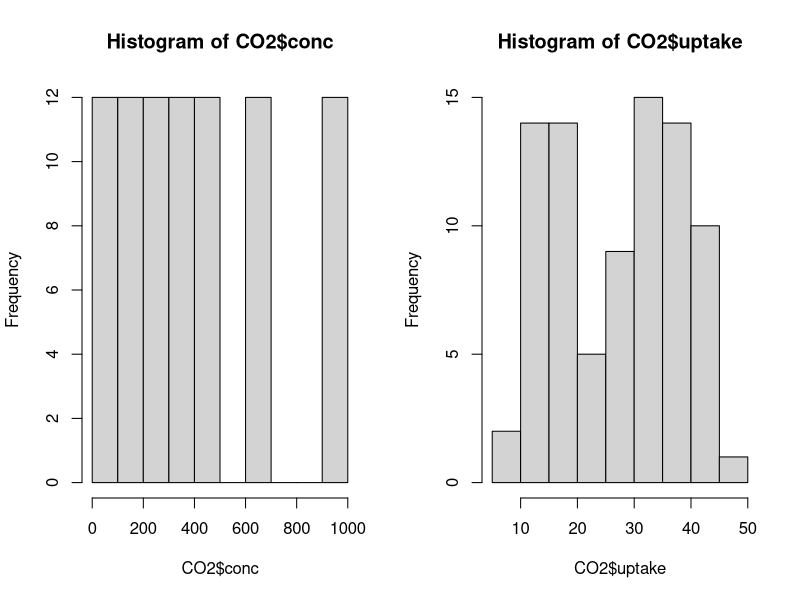
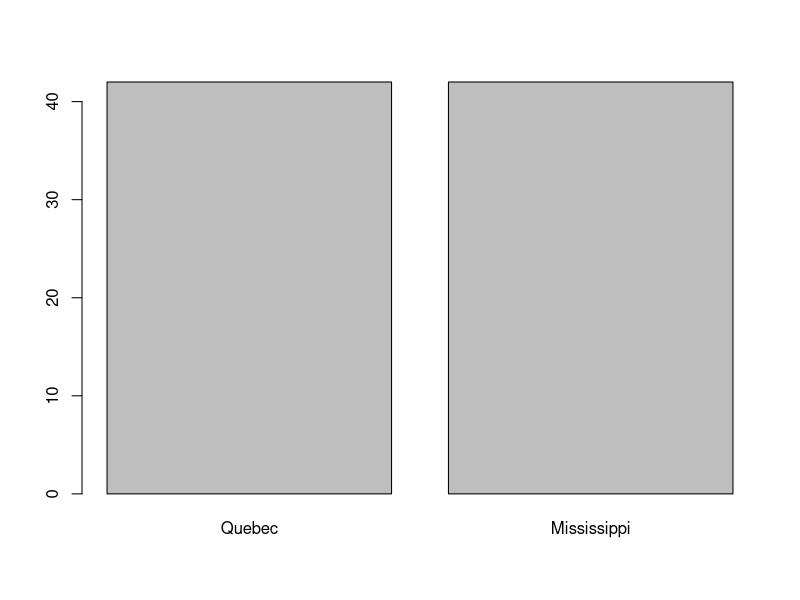

Recreate these plots in R, in order.
## ---- chunk 1
knitr::opts_chunk$set(echo = TRUE)
## ---- chunk 2
table(CO2$Plant)
length(table(CO2$Plant))
## ---- chunk 3
table(CO2$Type)
table(CO2$Treatment)
## ---- chunk 4
summary(CO2$conc)
## ---- chunk 5
summary(CO2$uptake)
## ---- chunk 6
par(mfrow=c(1, 2))
hist(CO2$conc)
hist(CO2$uptake)
par(mfrow=c(1, 1))
## ---- chunk 7
barplot(table(CO2$Type))
